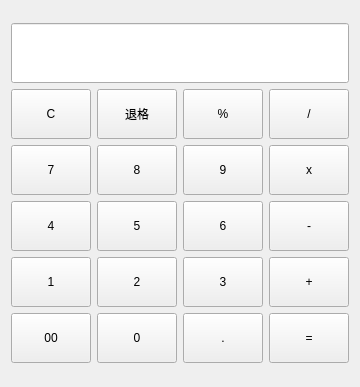
<?xml version="1.0" encoding="UTF-8"?>
<ui version="4.0">
 <class>Form</class>
 <widget class="QWidget" name="Form">
  <property name="geometry">
   <rect>
    <x>0</x>
    <y>0</y>
    <width>338</width>
    <height>387</height>
   </rect>
  </property>
  <property name="windowTitle">
   <string>计算器</string>
  </property>
  <layout class="QVBoxLayout" name="verticalLayout">
   <item>
    <layout class="QGridLayout" name="gridLayout">
     <item row="6" column="1">
      <widget class="QPushButton" name="pushButton_0">
       <property name="minimumSize">
        <size>
         <width>0</width>
         <height>50</height>
        </size>
       </property>
       <property name="text">
        <string>0</string>
       </property>
      </widget>
     </item>
     <item row="1" column="0">
      <widget class="QPushButton" name="pushButton_clear">
       <property name="minimumSize">
        <size>
         <width>0</width>
         <height>50</height>
        </size>
       </property>
       <property name="text">
        <string>C</string>
       </property>
      </widget>
     </item>
     <item row="2" column="2">
      <widget class="QPushButton" name="pushButton_9">
       <property name="minimumSize">
        <size>
         <width>0</width>
         <height>50</height>
        </size>
       </property>
       <property name="text">
        <string>9</string>
       </property>
       <property name="autoRepeatInterval">
        <number>100</number>
       </property>
      </widget>
     </item>
     <item row="2" column="3">
      <widget class="QPushButton" name="pushButton_12">
       <property name="minimumSize">
        <size>
         <width>0</width>
         <height>50</height>
        </size>
       </property>
       <property name="text">
        <string>x</string>
       </property>
       <property name="autoRepeatInterval">
        <number>100</number>
       </property>
      </widget>
     </item>
     <item row="1" column="1">
      <widget class="QPushButton" name="pushButton_back">
       <property name="minimumSize">
        <size>
         <width>0</width>
         <height>50</height>
        </size>
       </property>
       <property name="text">
        <string>退格</string>
       </property>
      </widget>
     </item>
     <item row="6" column="0">
      <widget class="QPushButton" name="pushButton_00">
       <property name="minimumSize">
        <size>
         <width>0</width>
         <height>50</height>
        </size>
       </property>
       <property name="text">
        <string>00</string>
       </property>
      </widget>
     </item>
     <item row="2" column="1">
      <widget class="QPushButton" name="pushButton_8">
       <property name="minimumSize">
        <size>
         <width>0</width>
         <height>50</height>
        </size>
       </property>
       <property name="text">
        <string>8</string>
       </property>
       <property name="autoRepeatInterval">
        <number>100</number>
       </property>
      </widget>
     </item>
     <item row="5" column="2">
      <widget class="QPushButton" name="pushButton_3">
       <property name="minimumSize">
        <size>
         <width>0</width>
         <height>50</height>
        </size>
       </property>
       <property name="text">
        <string>3</string>
       </property>
       <property name="autoRepeatInterval">
        <number>100</number>
       </property>
      </widget>
     </item>
     <item row="3" column="0">
      <widget class="QPushButton" name="pushButton_4">
       <property name="minimumSize">
        <size>
         <width>0</width>
         <height>50</height>
        </size>
       </property>
       <property name="text">
        <string>4</string>
       </property>
       <property name="autoRepeatInterval">
        <number>100</number>
       </property>
      </widget>
     </item>
     <item row="5" column="1">
      <widget class="QPushButton" name="pushButton_2">
       <property name="minimumSize">
        <size>
         <width>0</width>
         <height>50</height>
        </size>
       </property>
       <property name="text">
        <string>2</string>
       </property>
       <property name="autoRepeatInterval">
        <number>100</number>
       </property>
      </widget>
     </item>
     <item row="6" column="3">
      <widget class="QPushButton" name="pushButton_enter">
       <property name="minimumSize">
        <size>
         <width>0</width>
         <height>50</height>
        </size>
       </property>
       <property name="text">
        <string>=</string>
       </property>
       <property name="autoRepeatInterval">
        <number>100</number>
       </property>
      </widget>
     </item>
     <item row="5" column="0">
      <widget class="QPushButton" name="pushButton_1">
       <property name="minimumSize">
        <size>
         <width>0</width>
         <height>50</height>
        </size>
       </property>
       <property name="text">
        <string>1</string>
       </property>
       <property name="autoRepeatInterval">
        <number>100</number>
       </property>
      </widget>
     </item>
     <item row="3" column="3">
      <widget class="QPushButton" name="pushButton_11">
       <property name="minimumSize">
        <size>
         <width>0</width>
         <height>50</height>
        </size>
       </property>
       <property name="text">
        <string>-</string>
       </property>
       <property name="autoRepeatInterval">
        <number>100</number>
       </property>
      </widget>
     </item>
     <item row="6" column="2">
      <widget class="QPushButton" name="pushButton_point">
       <property name="minimumSize">
        <size>
         <width>0</width>
         <height>50</height>
        </size>
       </property>
       <property name="text">
        <string>.</string>
       </property>
      </widget>
     </item>
     <item row="1" column="3">
      <widget class="QPushButton" name="pushButton_13">
       <property name="minimumSize">
        <size>
         <width>0</width>
         <height>50</height>
        </size>
       </property>
       <property name="text">
        <string>/</string>
       </property>
       <property name="autoRepeatInterval">
        <number>100</number>
       </property>
      </widget>
     </item>
     <item row="1" column="2">
      <widget class="QPushButton" name="pushButton_14">
       <property name="minimumSize">
        <size>
         <width>0</width>
         <height>50</height>
        </size>
       </property>
       <property name="text">
        <string>%</string>
       </property>
       <property name="autoRepeatInterval">
        <number>100</number>
       </property>
      </widget>
     </item>
     <item row="2" column="0">
      <widget class="QPushButton" name="pushButton_7">
       <property name="minimumSize">
        <size>
         <width>0</width>
         <height>50</height>
        </size>
       </property>
       <property name="text">
        <string>7</string>
       </property>
       <property name="autoRepeatInterval">
        <number>100</number>
       </property>
      </widget>
     </item>
     <item row="3" column="1">
      <widget class="QPushButton" name="pushButton_5">
       <property name="minimumSize">
        <size>
         <width>0</width>
         <height>50</height>
        </size>
       </property>
       <property name="text">
        <string>5</string>
       </property>
       <property name="autoRepeatInterval">
        <number>100</number>
       </property>
      </widget>
     </item>
     <item row="5" column="3">
      <widget class="QPushButton" name="pushButton_10">
       <property name="minimumSize">
        <size>
         <width>0</width>
         <height>50</height>
        </size>
       </property>
       <property name="text">
        <string>+</string>
       </property>
       <property name="autoRepeatInterval">
        <number>100</number>
       </property>
      </widget>
     </item>
     <item row="3" column="2">
      <widget class="QPushButton" name="pushButton_6">
       <property name="minimumSize">
        <size>
         <width>0</width>
         <height>50</height>
        </size>
       </property>
       <property name="text">
        <string>6</string>
       </property>
       <property name="autoRepeatInterval">
        <number>100</number>
       </property>
      </widget>
     </item>
     <item row="0" column="0" colspan="4">
      <widget class="QLineEdit" name="lineEdit">
       <property name="minimumSize">
        <size>
         <width>0</width>
         <height>60</height>
        </size>
       </property>
      </widget>
     </item>
    </layout>
   </item>
  </layout>
 </widget>
 <resources/>
 <connections/>
</ui>
